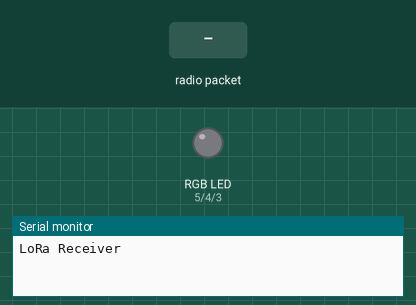
Bench run of a sketch on a simulated Arduino Uno, built with avr-gcc and run on an emulated ATmega328P. Parts: an RGB LED mixed from three pins (HIGH = lit), the last lines printed to the serial monitor. The test bench sets the inputs (shaded band). No radio packets arrive unless stated.

Above: at 1.2 s.
1.3 s: radio packet "1" arrives
At 2.0 s:
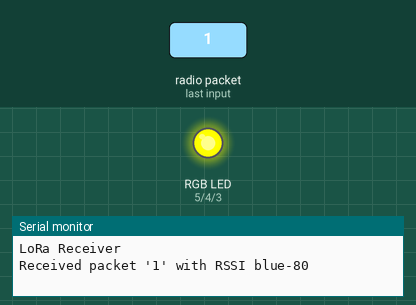
At 7.7 s:
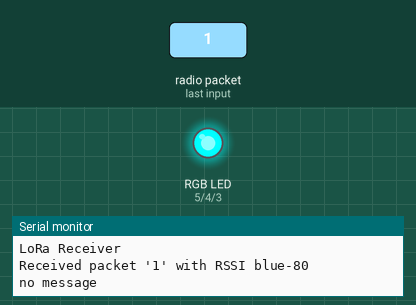
Timing chart, 0 to 8.8 s (numbered marks = the images above; inputs shaded):
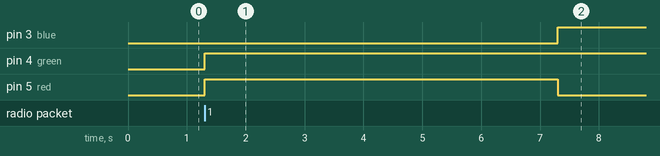

Measured:
- after the input at 1.3 s, pin 3 (blue): LOW → HIGH after 6.0 s instead of 4.7 s; pin 4 (green): LOW → HIGH after 0.00 s instead of 4.7 s; pin 5 (red): LOW → HIGH at once, → LOW 6.0 s later

The sketch:

LoRaReceiver_RSSI.ino
```cpp
/*
   LoRa Receiver with RSSI RGB ( catode ) signals.
   This example is made for 3v3 Arduino.

   LoRa library: https://github.com/sandeepmistry/arduino-LoRa

   DaveCalaway - https://github.com/DaveCalaway
*/
#include <SPI.h>
#include <LoRa.h>

// RGB leds pins
byte red = 5;
byte green = 4;
byte blue = 3;

// The frequency depends on the board you have: 433E6, 866E6, 915E6
long int frequency = 915E6;

// Time between 2 signals (seconds)
int t_between = 5;

unsigned long previousMillis = 0;

void setup() {
  pinMode(red, OUTPUT);
  pinMode(green, OUTPUT);
  pinMode(blue, OUTPUT);
  Serial.begin(9600);
  while (!Serial);

  Serial.println("LoRa Receiver");
  // 3v3 Arduinos works at 8Hmz for the SPI
  LoRa.setSPIFrequency(8E6);

  if (!LoRa.begin(frequency)) {
    Serial.println("Starting LoRa failed!");
    while (1);
  }
}

void loop() {
  // try to parse packet
  int packetSize = LoRa.parsePacket();
  if (packetSize) {
    // received a packet
    Serial.print("Received packet '");

    // read packet
    while (LoRa.available()) {
      Serial.print((char)LoRa.read());
    }

    // print RSSI of packet
    Serial.print("' with RSSI ");
    int rssi = LoRa.packetRssi();
    if (rssi > -70) {
      digitalWrite(red, 1);
      digitalWrite(green, 0);
      Serial.print("green");
      digitalWrite(blue, 1);
    }
    else if (rssi <= -70 && rssi >= -85) {
      digitalWrite(red, 1);
      Serial.print("blue");
      digitalWrite(green, 1);
      digitalWrite(blue, 0);
    }
    else if (rssi <= -85 && rssi >= -100) {
      digitalWrite(red, 0);
      Serial.print("yellow");
      digitalWrite(green, 0);
      digitalWrite(blue, 1);
    }
    else { // rssi < -100
      digitalWrite(red, 0);
      Serial.print("red");
      digitalWrite(green, 1);
      digitalWrite(blue, 1);
    }
    Serial.println(rssi);
    previousMillis = millis();
  }

  else {
    if (millis() - previousMillis > ((t_between*1000)+1000)) {
      digitalWrite(red, 0);
      Serial.println("no message");
      digitalWrite(green, 1);
      digitalWrite(blue, 1);
      previousMillis = millis();
    }
  }
}
```
